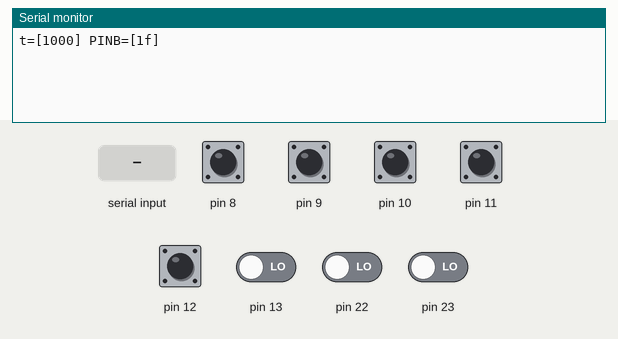
The sketch below on a simulated Arduino Uno, built with avr-gcc and run on an emulated ATmega328P. On the bench: the last lines printed to the serial monitor. Inputs (shaded band) come from the test bench; at power-on: pin 8–12 HIGH, pin 13, pin 22, pin 23 LOW.

Above: at 1.2 s.
1.3 s: pin 8 pulled LOW for 1 s
At 2.4 s:
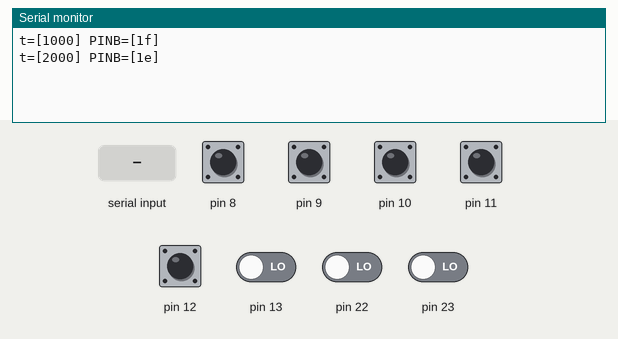
3.8 s: pin 9 pulled LOW for 1 s
At 4.8 s:
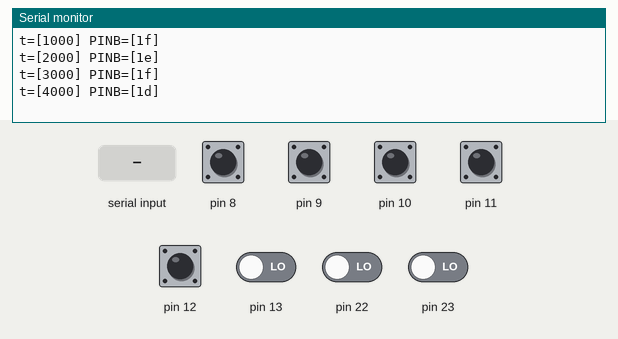
6.3 s: pin 10 pulled LOW for 1 s
At 7.8 s:
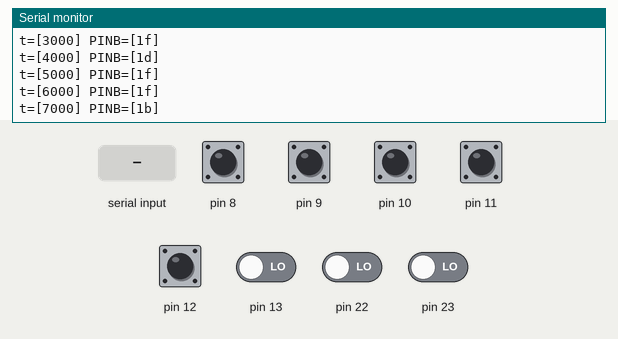
8.8 s: pin 11 pulled LOW for 1 s
At 9.8 s:
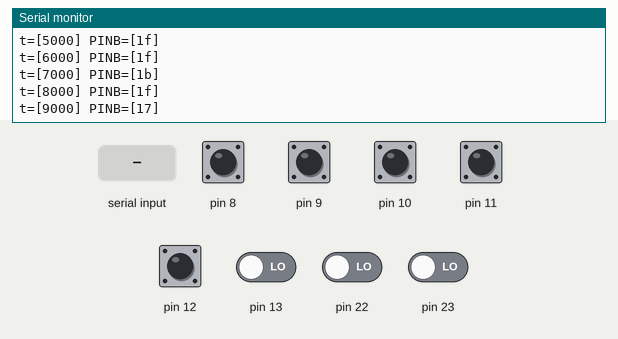
11.3 s: "1" received over Serial
At 11.6 s:
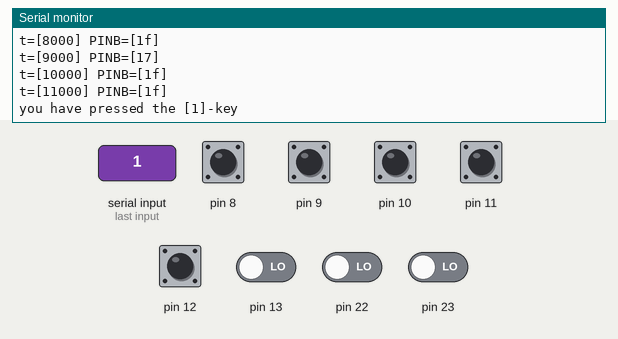
12.8 s: pin 12 pulled LOW for 1 s
At 13.6 s:
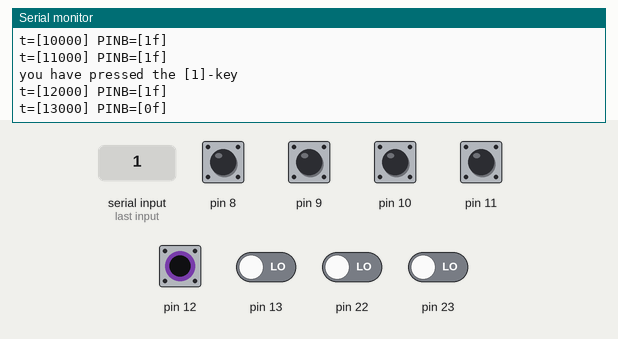
Timing chart, 0 to 15.8 s (numbered marks = the images above; inputs shaded):
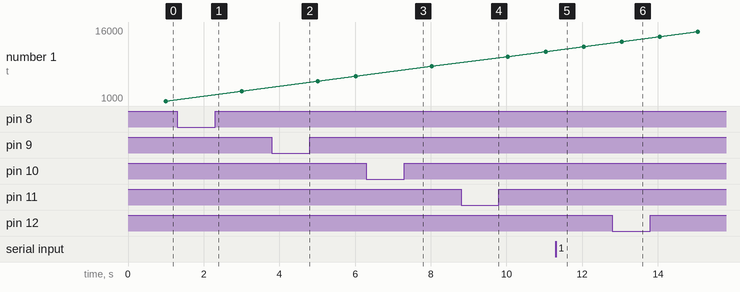

The sketch:

simple-timer.ino
```cpp
#include "Arduino.h"

// Global Variables

unsigned long int t_ref; // Reference time


// whenever a variable is used by both, Interrupt and main programm we
// need to tell the compiler about it ==> volatile
volatile unsigned long int ms; // milli seconds timer
char buffer[256];
unsigned int c;

void setup() {

  // Timer 0 konfigurieren
  TCCR0A = (1 << WGM01);               // CTC Modus (page 80)
  TCCR0B |= (1 << CS01) | (1 << CS00); // Prescaler 64 (page 82)
  // 16 MHz => 62.5 ns/Takt
  // Prescaler = 64 => 4 us/Takt
  // OCR = 250 ==> 4us * 250 = 1ms ==> ISR wird jede Millisekunde angesprungen
  OCR0A = 250;
  // Compare Interrupt erlauben
  TIMSK0 |= (1 << OCIE0A);
  // set pull-ups for PB0 to PB4 (we use them as INPUTS
  PORTB |= (1<<PB0 | 1<<PB1 | 1<<PB2 | 1<<PB3 | 1<<PB4);
  //PORTB = 0x1F; // would do the very same thing ...
  Serial.begin(9600);
}
void loop() {
  if (ms - t_ref >= 1000) {
    sprintf(buffer, "t=[%lu] PINB=[%2.2x]", ms,PINB);
    Serial.println(buffer);
    t_ref = ms;
  }
  // user input => get key ...
  while (Serial.available())
  {
    char c = Serial.read(); // Read a character
    sprintf(buffer, "you have pressed the [%c]-key", (char)c);
    Serial.println(buffer);
  }
}
// Timer-Interrupt-Routine
ISR(TIMER0_COMPA_vect) {
  ms++;
}
```

Measured:
- after the input at 1.3 s, the serial monitor: prints a new line after 0.71 s (image 1)
- after the input at 3.8 s, the serial monitor: prints a new line after 0.22 s (image 2)
- after the input at 6.3 s, the serial monitor: prints a new line after 0.73 s (image 3)
- after the input at 8.8 s, the serial monitor: prints a new line after 0.24 s (image 4)
- after the input at 11.3 s, the serial monitor: prints a new line at once (image 5)
- after the input at 12.8 s, the serial monitor: prints a new line after 0.25 s (image 6)
